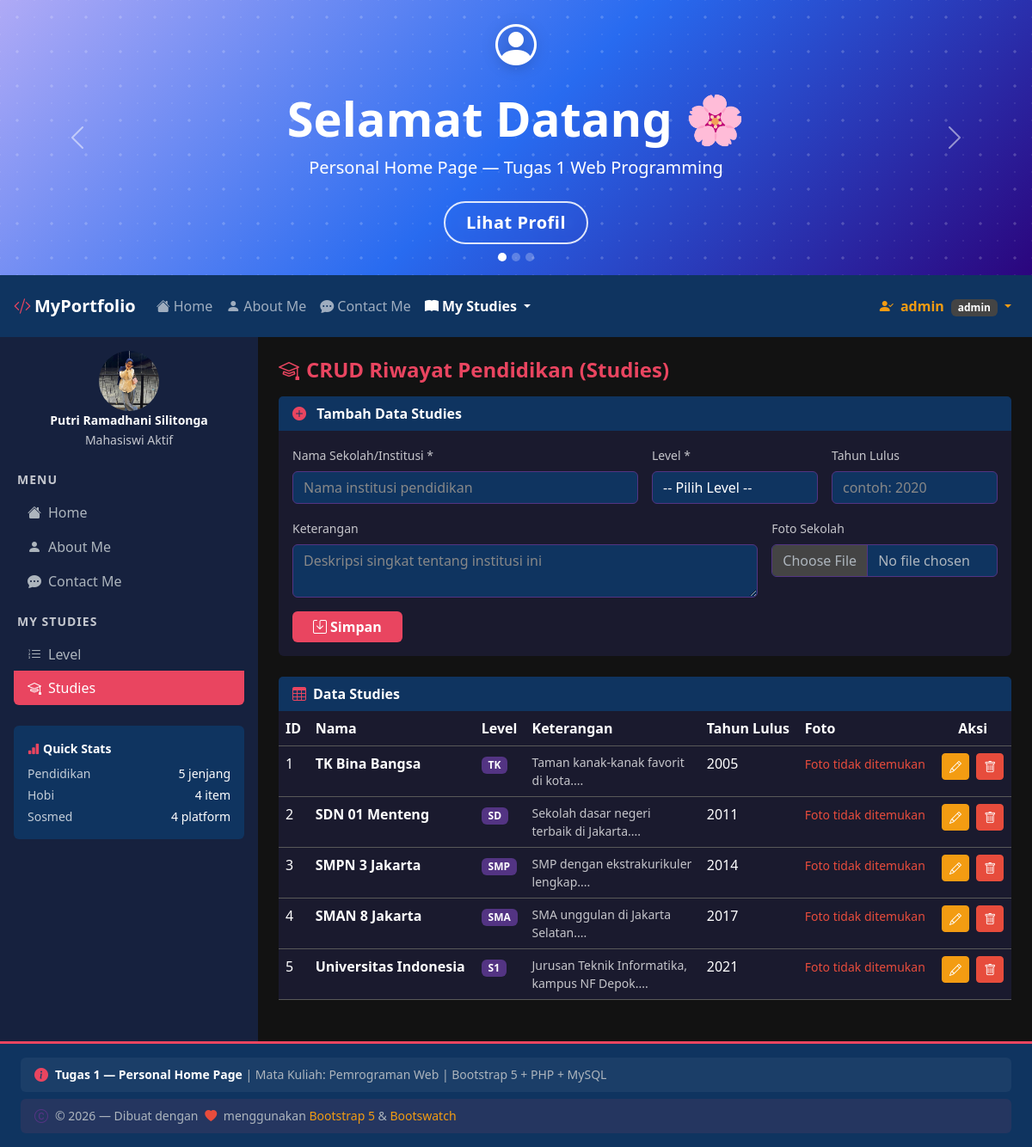
The page /index.php?page=studies (signed in) on the database its author committed.
### tables this page shows
CREATE TABLE IF NOT EXISTS studies (
    id INT AUTO_INCREMENT PRIMARY KEY,
    nama VARCHAR(150) NOT NULL,
    idlevel INT NOT NULL,
    keterangan TEXT,
    tahun_lulus INT,
    foto_sekolah VARCHAR(255),
    FOREIGN KEY (idlevel) REFERENCES level(id) ON DELETE CASCADE
);

CREATE TABLE IF NOT EXISTS level (
    id INT AUTO_INCREMENT PRIMARY KEY,
    nama VARCHAR(100) NOT NULL
);

### pages/studies.php (the view, shortened to what this page needs)
<?php
$editData = null;
$studies = $conn->query("
    SELECT s.*, l.nama AS nama_level
    FROM studies s
    JOIN level l ON s.idlevel = l.id
    ORDER BY s.id ASC
");
?>
<div class="mb-4">
    <h4 class="fw-bold mb-3" style="color:#e94560;">
        <i class="bi bi-mortarboard me-2"></i>CRUD Riwayat Pendidikan (Studies)
    </h4>
    <div class="card border-0 mb-4" style="background:#1a1a2e; color:#fff;">
        <div class="card-header border-0 fw-bold" style="background:#0f3460; color:#fff;">
            <i class="bi bi-<?= $editData ? 'pencil' : 'plus-circle' ?>-fill me-2" style="color:#e94560;"></i>
            <?= $editData ? 'Edit Data Studies' : 'Tambah Data Studies' ?>
        </div>
        <div class="card-body">
            <form method="POST" action="index.php?page=studies" enctype="multipart/form-data">
                <div class="row g-3">
                    <div class="col-md-6">
                        <label class="form-label small text-muted">Nama Sekolah/Institusi *</label>
                        <input type="text" name="nama" class="form-control"
                               style="background:#0f3460;border-color:#533483;color:#fff;"
                               value="<?= htmlspecialchars($editData['nama'] ?? '') ?>"
                               placeholder="Nama institusi pendidikan" required>
                    </div>
                    <div class="col-md-3">
                        <label class="form-label small text-muted">Level *</label>
                        <select name="idlevel" class="form-select" style="background:#0f3460;border-color:#533483;color:#fff;" required>
                            <option value="">-- Pilih Level --</option>
                        </select>
                    </div>
                    <div class="col-md-3">
                        <label class="form-label small text-muted">Tahun Lulus</label>
                        <input type="number" name="tahun_lulus" class="form-control"
                               style="background:#0f3460;border-color:#533483;color:#fff;"
                               value="<?= htmlspecialchars($editData['tahun_lulus'] ?? '') ?>"
                               placeholder="contoh: 2020" min="1990" max="2100">
                    </div>
                    <div class="col-md-8">
                        <label class="form-label small text-muted">Keterangan</label>
                        <textarea name="keterangan" class="form-control" rows="2"
                                  style="background:#0f3460;border-color:#533483;color:#fff;"
                                  placeholder="Deskripsi singkat tentang institusi ini"><?= htmlspecialchars($editData['keterangan'] ?? '') ?></textarea>
                    </div>
                    <div class="col-md-4">
                        <label class="form-label small text-muted">Foto Sekolah</label>
                        <input type="file" name="foto_sekolah" class="form-control"
                               style="background:#0f3460;border-color:#533483;color:#adb5bd;"
                               accept="image/*">
                    </div>
                    <div class="col-12 d-flex gap-2">
                        <button type="submit" class="btn fw-bold px-4" style="background:#e94560;color:#fff;border:none;">
                            <i class="bi bi-save me-1"></i><?= $editData ? 'Update' : 'Simpan' ?>
                        </button>
                    </div>
                </div>
            </form>
        </div>
    </div>
    <div class="card border-0" style="background:#1a1a2e; color:#fff;">
        <div class="card-header border-0 fw-bold" style="background:#0f3460; color:#fff;">
            <i class="bi bi-table me-2" style="color:#e94560;"></i>Data Studies
        </div>
        <div class="card-body p-0">
            <div class="table-responsive">
                <table class="table table-dark table-hover mb-0">
                    <thead style="background:#533483;">
                        <tr>
                            <th>ID</th>
                            <th>Nama</th>
                            <th>Level</th>
                            <th>Keterangan</th>
                            <th>Tahun Lulus</th>
                            <th>Foto</th>
                            <th class="text-center">Aksi</th>
                        </tr>
                    </thead>
                    <tbody>
                    <?php if ($studies->num_rows > 0):
                        while ($row = $studies->fetch_assoc()): ?>
                        <tr>
                            <td><?= $row['id'] ?></td>
                            <td class="fw-bold"><?= htmlspecialchars($row['nama']) ?></td>
                            <td><span class="badge" style="background:#533483;"><?= htmlspecialchars($row['nama_level']) ?></span></td>
                            <td class="small text-muted" style="max-width:200px;"><?= htmlspecialchars(substr($row['keterangan'],0,60)) ?>...</td>
                            <td><?= $row['tahun_lulus'] ?: '-' ?></td>
                            <td>
</td>
                            <td class="text-center">
                                <a href="index.php?page=studies&edit=<?= $row['id'] ?>"
                                   class="btn btn-sm btn-warning me-1"><i class="bi bi-pencil"></i></a>
                                <a href="index.php?page=studies&delete=<?= $row['id'] ?>"
                                   class="btn btn-sm btn-danger"
                                   onclick="return confirm('Hapus data ini?')"><i class="bi bi-trash"></i></a>
                            </td>
                        </tr>
                    <?php endwhile; else: ?>
                        <tr><td colspan="7" class="text-center text-muted py-4">Belum ada data studies.</td></tr>
                    <?php endif; ?>
                    </tbody>
                </table>
            </div>
        </div>
    </div>
</div>

### rows shown on the page
studies: id "1", nama "TK Bina Bangsa", idlevel.nama "TK", keterangan "Taman kanak-kanak favorit di kota.", tahun_lulus "2005"
studies: id "2", nama "SDN 01 Menteng", idlevel.nama "SD", keterangan "Sekolah dasar negeri terbaik di Jakarta.", tahun_lulus "2011"
studies: id "3", nama "SMPN 3 Jakarta", idlevel.nama "SMP", keterangan "SMP dengan ekstrakurikuler lengkap.", tahun_lulus "2014"
studies: id "4", nama "SMAN 8 Jakarta", idlevel.nama "SMA", keterangan "SMA unggulan di Jakarta Selatan.", tahun_lulus "2017"
studies: id "5", nama "Universitas Indonesia", idlevel.nama "S1", keterangan "Jurusan Teknik Informatika, kampus NF Depok.", tahun_lulus "2021"

### other values the page prints
$_SESSION['username'] "admin"
$_SESSION['role'] "admin"
